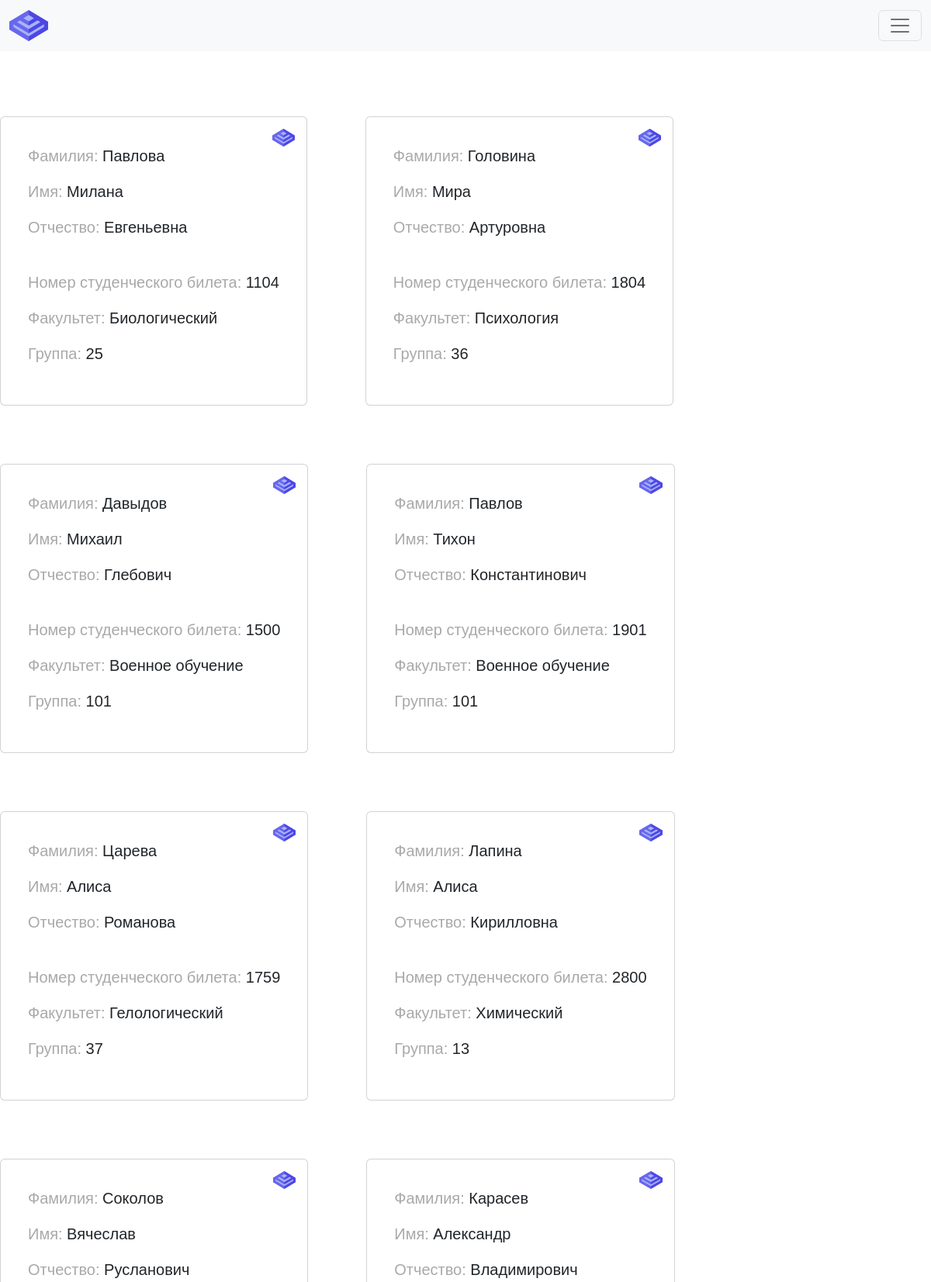
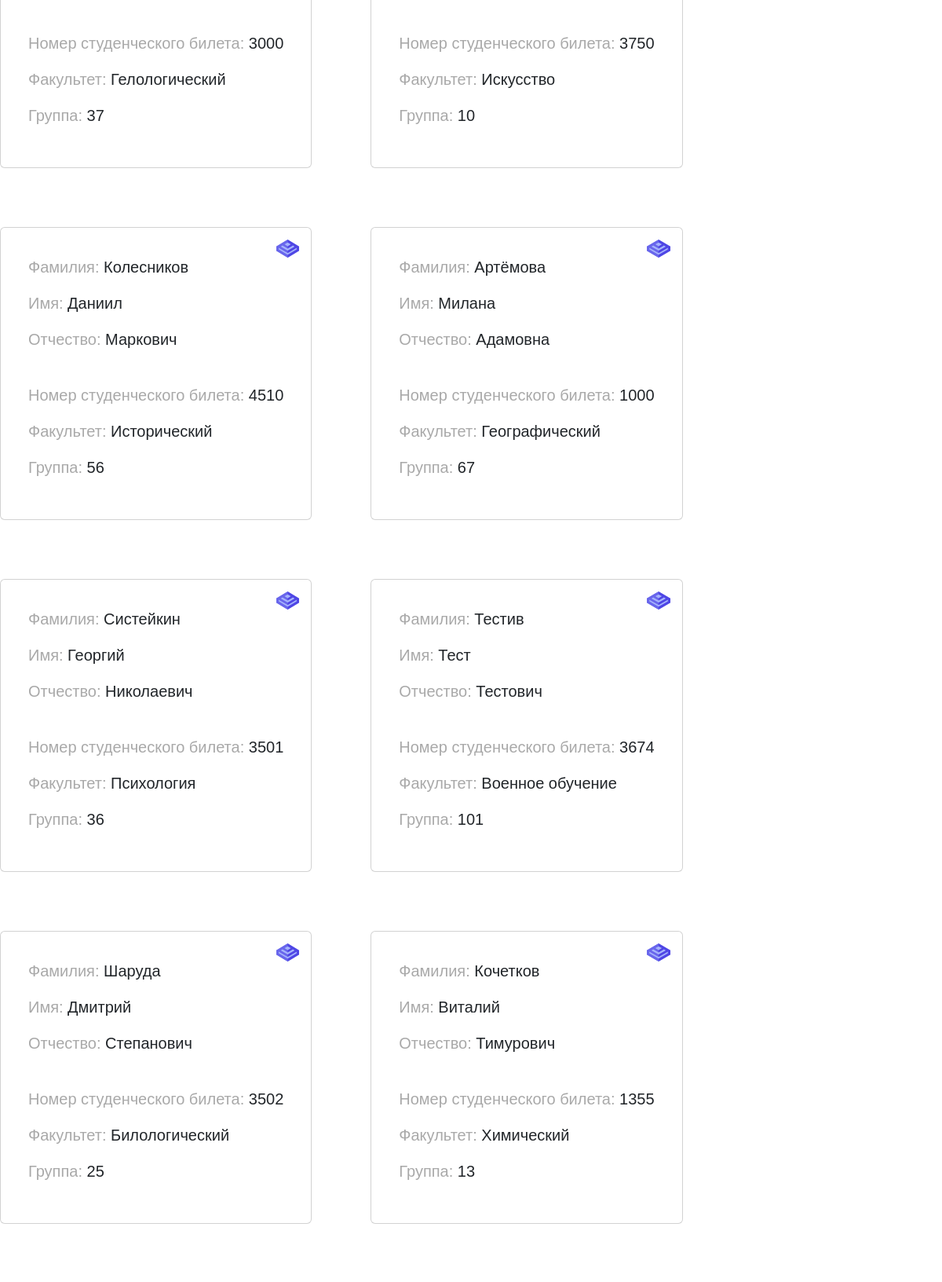
/scripts/faculty.php (upper part), run on the app's committed database (2 pictures, top to bottom).
### tables this page shows
CREATE TABLE `students` (
  `student_id` int NOT NULL,
  `Surname` text,
  `Name` text,
  `Patronymic` text,
  `offset_card_number` text,
  `Faculty` text,
  `Group` varchar(255) DEFAULT NULL
);

### scripts/faculty.php (the view, shortened to what this page needs)
<?php
require_once 'connect.php';
?>
<!doctype html>
<html lang="ru">
<head>
    <link rel="stylesheet" href="../css/students.css">
    <link rel="stylesheet" href="https://use.fontawesome.com/releases/v6.2.1/css/all.css">
    <link href="https://cdn.jsdelivr.net/npm/bootstrap@5.2.2/dist/css/bootstrap.min.css" rel="stylesheet">
</head>
<body>
<nav class="navbar bg-light fixed-top">
    <div class="container-fluid">
        <a class="navbar-brand" href="#">
            <img src="../img/logo.svg" alt="Logo">
        </a>
        <button class="navbar-toggler" type="button" data-bs-toggle="offcanvas" data-bs-target="#offcanvasNavbar" aria-controls="offcanvasNavbar">
            <span class="navbar-toggler-icon"></span>
        </button>
    </div>
</nav>
<?php
$faculty = $_GET['faculty'];
if (isset($faculty)) {
    $select = "SELECT * FROM `students` WHERE `Faculty` LIKE '%$faculty%'";
    $result = $connect -> query($select) -> fetch_all(MYSQLI_ASSOC);
} else {
    $select = "SELECT * FROM students";
    $result = $connect -> query($select) -> fetch_all(MYSQLI_ASSOC);
}
echo "<div style='max-width: 1500px; margin: 150px auto 50px;display: flex; flex-wrap: wrap; gap: 75px;'>";
foreach ($result as $row) {
    echo "<div class='card'>";
    echo "<img class='logo' src='../img/logo.svg' alt='logo'>";
    echo "<p name='Surname' class='surname'><span>Фамилия: </span> " . $row['Surname'] . "<br></p>";
    echo "<p name='Name' class='name'><span>Имя: </span> " . $row['Name'] . "<br></p>";
    echo "<p name='Patronymic' class='patronymic'><span>Отчество: </span> " . $row['Patronymic'] . "<br></p>";
    echo "<div class='other'>";
    echo "<p name='offset_card_number' class='number'><span>Номер студенческого билета: </span> " . $row['offset_card_number'] . "<br></p>";
    echo "<p name='Faculty' class='faculty'><span>Факультет: </span> " . $row['Faculty'] . "<br></p>";
    echo "<p name='Group' class='group'><span>Группа: </span> " . $row['Group'] . "<br></p>";
    echo "</div>";
    echo "</div>";
}
echo "</div>";
?>
</body>
</html>

### css/students.css (style rules this page uses)
* { margin: 0; padding: 0; box-sizing: border-box; font-family: "Google Sans", sans-serif; list-style: none; }
body { background-color: #FFFFFF; }
a { all: unset; }
p { margin-bottom: 10px; }
.card { border-radius: 5px; padding: 35px 35px; border: 1px solid lightgray; cursor: pointer; position: relative; }
.logo { width: 15%; padding: 15px 15px; position: absolute; top: 0; right: 0; }
span { color: darkgray; font-weight: 500; }
.surname, .name, .patronymic, .number, .faculty, .group, .score { font-size: 15pt; font-weight: 400; }
.other { margin-top: 25px; }

### data on the page
students: Surname "Павлова", Name "Милана", Patronymic "Евгеньевна", offset_card_number "1104", Faculty "Биологический", Group "25"
students: Surname "Головина", Name "Мира", Patronymic "Артуровна", offset_card_number "1804", Faculty "Психология", Group "36"
students: Surname "Давыдов", Name "Михаил", Patronymic "Глебович", offset_card_number "1500", Faculty "Военное обучение", Group "101"
students: Surname "Павлов", Name "Тихон", Patronymic "Константинович", offset_card_number "1901", Faculty "Военное обучение", Group "101"
students: Surname "Царева", Name "Алиса", Patronymic "Романова", offset_card_number "1759", Faculty "Гелологический", Group "37"
students: Surname "Лапина", Name "Алиса", Patronymic "Кирилловна", offset_card_number "2800", Faculty "Химический", Group "13"
students: Surname "Соколов", Name "Вячеслав", Patronymic "Русланович", offset_card_number "3000", Faculty "Гелологический", Group "37"
students: Surname "Карасев", Name "Александр", Patronymic "Владимирович", offset_card_number "3750", Faculty "Искусство", Group "10"
students: Surname "Колесников", Name "Даниил", Patronymic "Маркович", offset_card_number "4510", Faculty "Исторический", Group "56"
students: Surname "Артёмова", Name "Милана", Patronymic "Адамовна", offset_card_number "1000", Faculty "Географический", Group "67"
students: Surname "Систейкин", Name "Георгий", Patronymic "Николаевич", offset_card_number "3501", Faculty "Психология", Group "36"
students: Surname "Тестив", Name "Тест", Patronymic "Тестович", offset_card_number "3674", Faculty "Военное обучение", Group "101"
students: Surname "Шаруда", Name "Дмитрий", Patronymic "Степанович", offset_card_number "3502", Faculty "Билологический", Group "25"
students: Surname "Кочетков", Name "Виталий", Patronymic "Тимурович", offset_card_number "1355", Faculty "Химический", Group "13"
